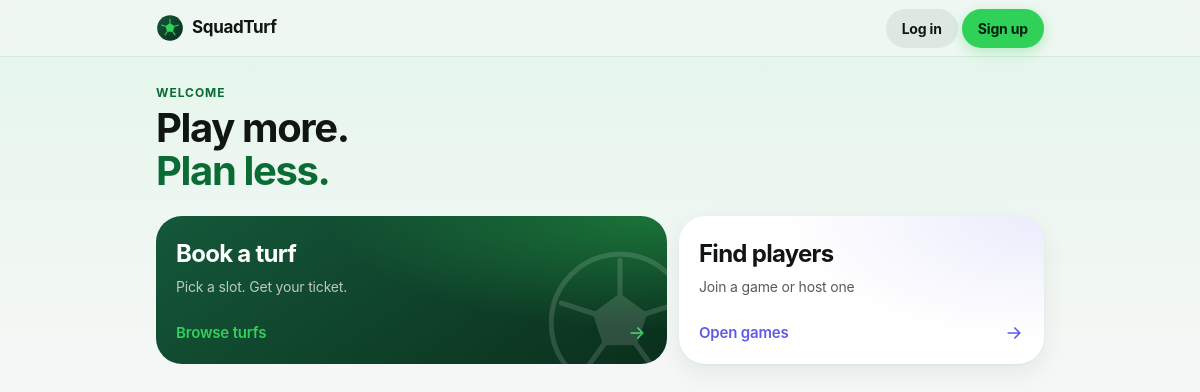
The app's page /, older data.
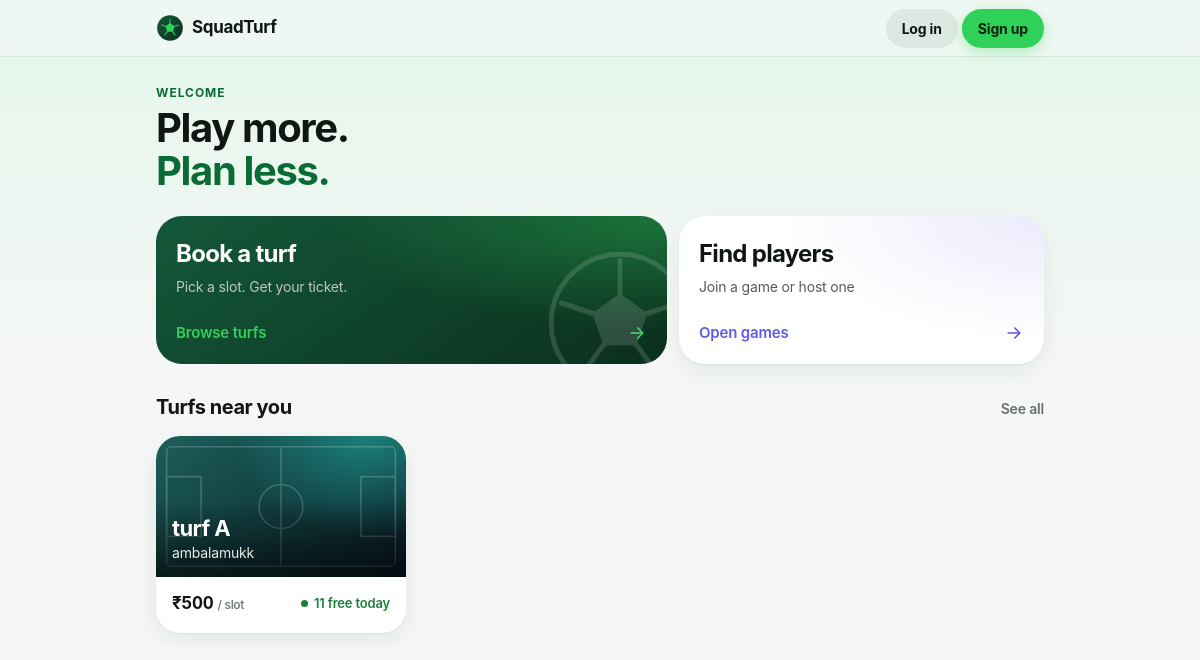
The same page, newer data.
### core/models.py (models this page shows, shortened)
class Turf(models.Model):
    name = models.CharField(max_length=120)
    location_name = models.CharField(max_length=200)
    slug = models.SlugField(
        unique=True,
        help_text="Used in the QR landing URL, e.g. /t/arena-malaparamba/",
    )
    is_active = models.BooleanField(default=True)
    created_at = models.DateTimeField(auto_now_add=True)
    SLOT_LENGTH_CHOICES = [
        (30, '30 minutes'), (60, '1 hour'), (90, '90 minutes'), (120, '2 hours'),
    ]
    booking_enabled = models.BooleanField(
        default=False,
        help_text="Master switch. Turn on once the turf is onboarded and its details are filled in "
                  "— only then does it appear under Book a turf.",
    )
    bookings_paused = models.BooleanField(
        default=False,
        help_text="Temporarily stop new online bookings. The turf admin can flip this too.",
    )
    description = models.TextField(blank=True)
    address = models.CharField(max_length=255, blank=True)
    map_url = models.URLField(blank=True, help_text="Google Maps link (optional) — used for Directions.")
    cover_image_url = models.URLField(
        max_length=500, blank=True,
        help_text="Direct link to a cover photo (optional). A designed gradient is used if left blank.",
    )
    sports = models.CharField(max_length=200, blank=True, help_text="Comma separated, e.g. Football, Cricket")
    amenities = models.CharField(
        max_length=300, blank=True, help_text="Comma separated, e.g. Floodlights, Parking, Washroom"
    )
    pitch_info = models.CharField(max_length=120, blank=True, help_text="e.g. Artificial turf · 5v5 / 7v7")
    contact_phone = models.CharField(max_length=15, blank=True)
    opens_at = models.TimeField(default=time(6, 0))
    closes_at = models.TimeField(
        default=time(23, 0), help_text="Use 12:00 AM (midnight) to run until the end of the day."
    )
    slot_minutes = models.PositiveSmallIntegerField(default=60, choices=SLOT_LENGTH_CHOICES)
    max_slots_per_booking = models.PositiveSmallIntegerField(
        default=4, validators=[MinValueValidator(1), MaxValueValidator(8)]
    )
    advance_days = models.PositiveSmallIntegerField(
        default=14, validators=[MinValueValidator(1), MaxValueValidator(60)],
        help_text="How many days ahead players can book.",
    )
    cancel_before_hours = models.PositiveSmallIntegerField(
        default=4, validators=[MaxValueValidator(72)],
        help_text="Players can cancel for free until this many hours before the start.",
    )
    price_per_slot = models.DecimalField(max_digits=8, decimal_places=2, default=0)
    peak_price_per_slot = models.DecimalField(max_digits=8, decimal_places=2, null=True, blank=True)
    peak_starts_at = models.TimeField(
        null=True, blank=True, help_text="Peak price applies from this time until closing."
    )
    weekend_is_peak = models.BooleanField(default=False, help_text="Charge the peak price all day Sat & Sun.")
    class Meta:
        ordering = ['name']
    @property
    def has_peak_pricing(self):
        return self.peak_price_per_slot is not None and bool(self.peak_starts_at or self.weekend_is_peak)
    @property
    def price_from(self):
        if self.has_peak_pricing:
            return min(self.price_per_slot, self.peak_price_per_slot)
        return self.price_per_slot

### core/views.py (the view, shortened to what this page needs)
# urls.py: path('', views.home, name='home'),
def home(request):
    if request.user.is_authenticated and bl.is_turf_admin(request.user):
        return redirect('manage_home')
    now = timezone.now()
    turfs = list(Turf.objects.filter(is_active=True, booking_enabled=True)[:6])
    free = bl.free_slots_today_many(turfs, now)
    cards = [
        {'turf': t, 'free_today': free.get(t.pk, 0), 'open_now': bl.is_open_now(t)}
        for t in turfs
    ]
    next_booking = None
    open_games = Match.objects.filter(
        status=Match.Status.OPEN, match_time__gte=now - FEED_LOOKBACK
    ).count()
    return render(request, 'core/home.html', {
        'cards': cards, 'next_booking': next_booking, 'open_games': open_games,
    })

### core/booking_logic.py (called while the page is built)
def local_today():
    return timezone.localdate()

def day_bounds(turf, day):
    tz = timezone.get_current_timezone()
    open_dt = timezone.make_aware(datetime.combine(day, turf.opens_at), tz)
    if turf.closes_at == time(0, 0) or turf.closes_at <= turf.opens_at:
        close_dt = timezone.make_aware(datetime.combine(day + timedelta(days=1), time.min), tz)
    else:
        close_dt = timezone.make_aware(datetime.combine(day, turf.closes_at), tz)
    return open_dt, close_dt

def build_grid(turf, day):
    open_dt, close_dt = day_bounds(turf, day)
    step = timedelta(minutes=turf.slot_minutes)
    grid, start = [], open_dt
    while start + step <= close_dt:
        grid.append((start, start + step))
        start += step
    return grid

def _overlapping(bookings, s, e):
    for b in bookings:
        if b.start_at < e and b.end_at > s:
            return b
    return None

def free_slots_today_many(turfs, now=None):
    now = now or timezone.now()
    today = local_today()
    grids = {t.pk: [(s, e) for s, e in build_grid(t, today) if s > now] for t in turfs}
    spans = [g for g in grids.values() if g]
    if not spans:
        return {t.pk: 0 for t in turfs}
    low, high = min(g[0][0] for g in spans), max(g[-1][1] for g in spans)
    by_turf = defaultdict(list)
    for b in Booking.objects.filter(
        turf__in=list(turfs), status=Booking.Status.CONFIRMED, start_at__lt=high, end_at__gt=low
    ):
        by_turf[b.turf_id].append(b)
    return {
        pk: sum(1 for s, e in grid if not _overlapping(by_turf[pk], s, e))
        for pk, grid in grids.items()
    }

def is_open_now(turf):
    now = timezone.now()
    open_dt, close_dt = day_bounds(turf, local_today())
    return open_dt <= now < close_dt

### core/context_processors.py (called while the page is built)
def unread_notifications(request):
    user = request.user
    if not user.is_authenticated:
        return {}
    return {
        'unread_notification_count': active_for(user).filter(is_read=False).count(),
        'has_push_subscription': PushSubscription.objects.filter(user=user).exists(),
    }

def turf_admin_context(request):
    if not request.user.is_authenticated:
        return {}
    turfs = bl.managed_turfs(request.user)
    return {'is_turf_admin': bool(turfs), 'managed_turfs': turfs}

### core/templatetags/booking_tags.py (called while the page is built)
@register.filter
def inr(value):
    try:
        value = Decimal(value)
    except Exception:
        return value
    return f"₹{int(value):,}" if value == value.to_integral_value() else f"₹{value:,.2f}"

### core/templates/core/home.html (shortened to what this page needs)
{% extends 'core/base.html' %}
{% load booking_tags %}
{% block content %}
<div class="st">
  <section class="st-hero">
    <p class="st-eyebrow">{% if user.is_authenticated %}Hi {{ user.profile.display_name }}{% else %}Welcome{% endif %}</p>
    <h1 class="st-title">Play more.<br><span class="st-accent">Plan less.</span></h1>
  </section>
  <div class="st-cta">
    <a class="st-cta-main" href="{% url 'book_directory' %}">
      <div><h2>Book a turf</h2><p>Pick a slot. Get your ticket.</p></div>
      <span class="st-cta-go">Browse turfs <svg width="20" height="20"><use href="#i-arrow"/></svg></span>
    </a>
    <a class="st-cta-alt" href="{% url 'feed' %}">
      <div><h2>Find players</h2><p>{% if open_games %}{{ open_games }} open game{{ open_games|pluralize }} now{% else %}Join a game or host one{% endif %}</p></div>
      <span class="st-cta-go">Open games <svg width="20" height="20"><use href="#i-arrow"/></svg></span>
    </a>
  </div>
  {% if cards %}
  <section class="st-section" aria-label="Turfs">
    <div class="st-head"><h2>Turfs near you</h2><a href="{% url 'book_directory' %}">See all</a></div>
    <div class="st-strip-scroll">
      {% for c in cards %}
      <a class="st-card" href="{% url 'book_turf' c.turf.slug %}">
        {% include 'core/booking/_cover.html' with turf=c.turf %}
        <div class="st-card-body">
          <div class="st-row">
            <span class="st-price">{{ c.turf.price_from|inr }} <small>/ slot</small></span>
            <span class="st-free {% if not c.free_today %}is-none{% endif %}">{% if c.free_today %}<i class="st-dot"></i>{{ c.free_today }} free today{% else %}Full today{% endif %}</span>
          </div>
        </div>
      </a>
      {% endfor %}
    </div>
  </section>
  {% endif %}
</div>
{% endblock %}

### core/templates/core/base.html (shortened to what this page needs)
{% load static core_extras %}<!DOCTYPE html>
<html lang="en">
<head>
<link rel="stylesheet" href="{% static 'core/css/app.css' %}">
</head>
<body class="{% if user.is_authenticated %}has-tabs{% endif %}"{% if user.is_authenticated %} data-live{% endif %}>
<header class="st-nav">
  <div class="st-nav-in">
    <a class="st-brand" href="{% if is_turf_admin %}{% url 'manage_home' %}{% else %}{% url 'home' %}{% endif %}" aria-label="SquadTurf home">
      SquadTurf
    </a>
    {% if user.is_authenticated %}
    <nav class="st-links" aria-label="Main">
      {% if is_turf_admin %}
        <a class="{% active 'manage_schedule' 'manage_home' %}" href="{% url 'manage_schedule' managed_turfs.0.slug %}">Schedule</a>
        <a class="{% active 'manage_bookings' %}" href="{% url 'manage_bookings' managed_turfs.0.slug %}">Bookings</a>
        <a class="{% active 'manage_scan' %}" href="{% url 'manage_scan' managed_turfs.0.slug %}">Scan</a>
        <a class="{% active 'manage_settings' %}" href="{% url 'manage_settings' managed_turfs.0.slug %}">Settings</a>
      {% else %}
        <a class="{% active 'home' %}" href="{% url 'home' %}">Home</a>
        <a class="{% active 'book_directory' 'book_turf' 'my_bookings' 'booking_detail' %}" href="{% url 'book_directory' %}">Book</a>
        <a class="{% active 'feed' 'my_hosted' 'my_joined' 'create_match' 'match_detail' 'turf_directory' 'turf_detail' %}" href="{% url 'feed' %}">Players</a>
      {% endif %}
    </nav>
    <div class="st-nav-end">
      <a class="st-icon-btn" href="{% url 'notification_list' %}" aria-label="Notifications">
        <svg><use href="#i-bell"/></svg>
        <span class="st-badge" data-notif-badge {% if not unread_notification_count %}hidden{% endif %}>{{ unread_notification_count }}</span>
      </a>
      <a class="st-avatar-btn" href="{% url 'profile' %}" aria-label="Profile">{{ user.profile.initials }}</a>
    </div>
    {% else %}
    <div class="st-nav-end">
      <a class="st-btn st-btn-soft st-btn-sm" href="{% url 'login' %}">Log in</a>
      <a class="st-btn st-btn-sm" href="{% url 'signup' %}">Sign up</a>
    </div>
    {% endif %}
  </div>
</header>
<main>
  <div class="st-wrap">
    {% block content %}{% endblock %}
  </div>
</main>
</body>
</html>

### core/templates/core/booking/_cover.html (shortened to what this page needs)
{% load booking_tags %}
<div class="st-cover {% if turf.cover_image_url %}st-cover-img{% endif %}" style="--h: {{ turf.slug|cover_hue }}">
  <div class="st-cover-text">
    {% if hero %}<h1>{{ turf.name }}</h1>{% else %}<h3>{{ turf.name }}</h3>{% endif %}
    <p>{{ turf.location_name }}{% if turf.pitch_info %} · {{ turf.pitch_info }}{% endif %}</p>
  </div>
</div>

Row changes from the older to the newer data that the page shows:
added Turf: {{ turf.slug|cover_hue }} 176 (drawn), name "turf A", location_name "ambalamukk", turf.price_from|inr "₹500", free_today "11"
Text that changed along with them:
text now shown: "Turfs near you See all"
